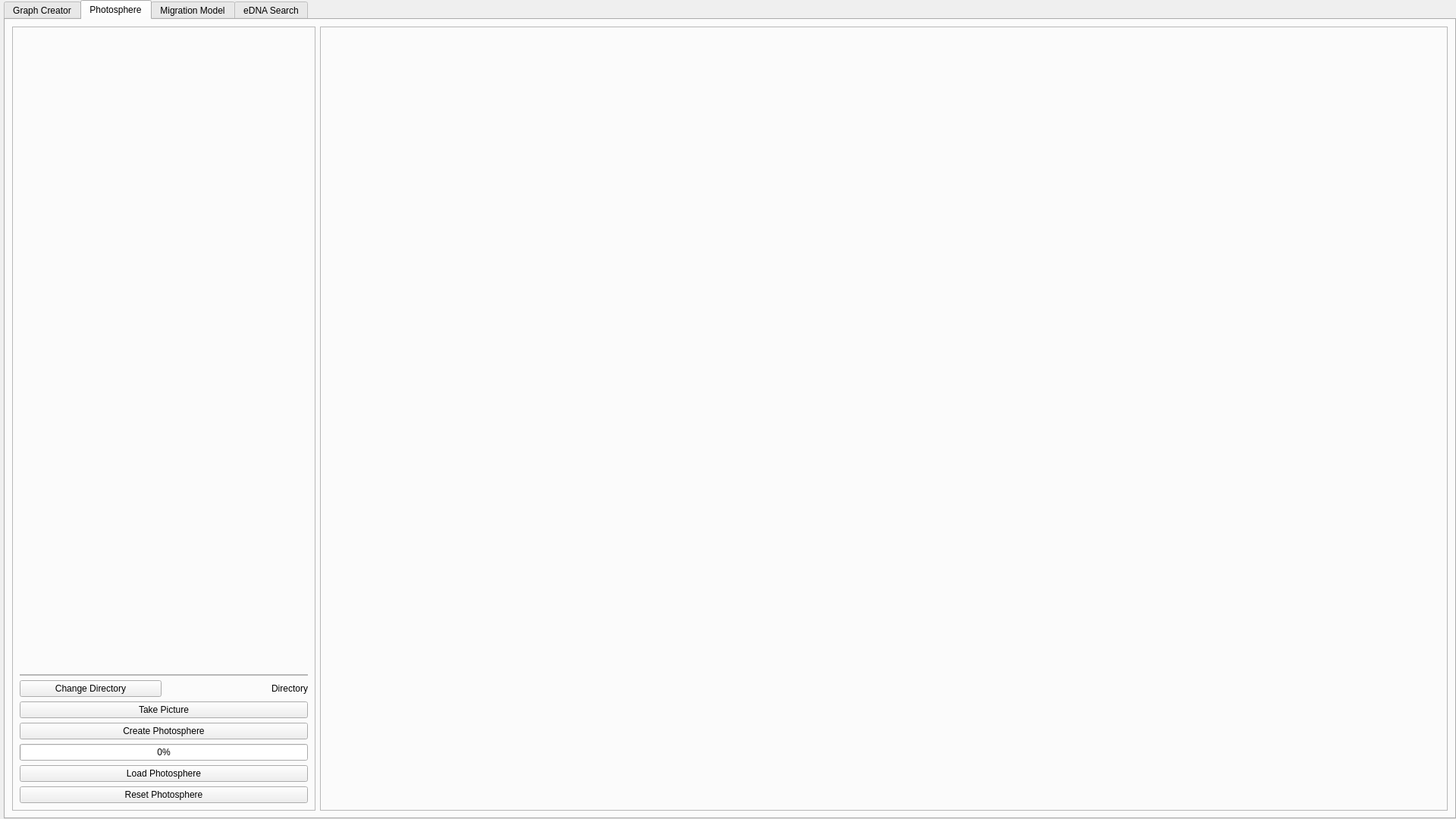
<?xml version="1.0" encoding="UTF-8"?>
<ui version="4.0">
 <class>grapher</class>
 <widget class="QFrame" name="grapher">
  <property name="geometry">
   <rect>
    <x>0</x>
    <y>0</y>
    <width>1920</width>
    <height>1080</height>
   </rect>
  </property>
  <property name="windowTitle">
   <string>Grapher</string>
  </property>
  <layout class="QGridLayout" name="gridLayout_2" rowstretch="0" columnstretch="0">
   <property name="leftMargin">
    <number>5</number>
   </property>
   <property name="topMargin">
    <number>0</number>
   </property>
   <property name="rightMargin">
    <number>0</number>
   </property>
   <property name="bottomMargin">
    <number>0</number>
   </property>
   <item row="0" column="0">
    <widget class="QTabWidget" name="TabWidget">
     <property name="currentIndex">
      <number>1</number>
     </property>
     <property name="movable">
      <bool>true</bool>
     </property>
     <widget class="QWidget" name="Graphing">
      <attribute name="title">
       <string>Graph Creator</string>
      </attribute>
      <layout class="QGridLayout" name="gridLayout">
       <item row="0" column="2">
        <widget class="QTabWidget" name="Graphs">
         <property name="currentIndex">
          <number>0</number>
         </property>
         <widget class="QWidget" name="tab">
          <attribute name="title">
           <string>Tab 1</string>
          </attribute>
         </widget>
         <widget class="QWidget" name="tab_2">
          <property name="enabled">
           <bool>true</bool>
          </property>
          <attribute name="title">
           <string>Tab 2</string>
          </attribute>
         </widget>
        </widget>
       </item>
       <item row="0" column="0">
        <widget class="QFrame" name="GrapherProperties">
         <property name="sizePolicy">
          <sizepolicy hsizetype="Maximum" vsizetype="Preferred">
           <horstretch>0</horstretch>
           <verstretch>0</verstretch>
          </sizepolicy>
         </property>
         <property name="minimumSize">
          <size>
           <width>350</width>
           <height>0</height>
          </size>
         </property>
         <property name="maximumSize">
          <size>
           <width>400</width>
           <height>16777215</height>
          </size>
         </property>
         <property name="frameShape">
          <enum>QFrame::Shape::StyledPanel</enum>
         </property>
         <property name="frameShadow">
          <enum>QFrame::Shadow::Raised</enum>
         </property>
         <layout class="QGridLayout" name="gridLayout_7">
          <property name="leftMargin">
           <number>4</number>
          </property>
          <property name="topMargin">
           <number>4</number>
          </property>
          <property name="rightMargin">
           <number>4</number>
          </property>
          <property name="bottomMargin">
           <number>4</number>
          </property>
          <item row="12" column="0" colspan="2">
           <widget class="QFrame" name="ZAxisSelector">
            <property name="sizePolicy">
             <sizepolicy hsizetype="Preferred" vsizetype="Minimum">
              <horstretch>0</horstretch>
              <verstretch>0</verstretch>
             </sizepolicy>
            </property>
            <property name="frameShape">
             <enum>QFrame::Shape::StyledPanel</enum>
            </property>
            <property name="frameShadow">
             <enum>QFrame::Shadow::Raised</enum>
            </property>
            <layout class="QGridLayout" name="gridLayout_13">
             <property name="leftMargin">
              <number>0</number>
             </property>
             <property name="topMargin">
              <number>0</number>
             </property>
             <property name="rightMargin">
              <number>0</number>
             </property>
             <property name="bottomMargin">
              <number>0</number>
             </property>
             <property name="spacing">
              <number>0</number>
             </property>
             <item row="0" column="0">
              <widget class="QLabel" name="label_3">
               <property name="sizePolicy">
                <sizepolicy hsizetype="Fixed" vsizetype="Preferred">
                 <horstretch>0</horstretch>
                 <verstretch>0</verstretch>
                </sizepolicy>
               </property>
               <property name="text">
                <string>Z Axis:</string>
               </property>
              </widget>
             </item>
             <item row="0" column="1">
              <widget class="QFrame" name="ZAxisComboContainer">
               <property name="sizePolicy">
                <sizepolicy hsizetype="Preferred" vsizetype="Minimum">
                 <horstretch>0</horstretch>
                 <verstretch>0</verstretch>
                </sizepolicy>
               </property>
               <property name="frameShape">
                <enum>QFrame::Shape::StyledPanel</enum>
               </property>
               <property name="frameShadow">
                <enum>QFrame::Shadow::Raised</enum>
               </property>
               <layout class="QGridLayout" name="gridLayout_17">
                <property name="leftMargin">
                 <number>0</number>
                </property>
                <property name="topMargin">
                 <number>0</number>
                </property>
                <property name="rightMargin">
                 <number>0</number>
                </property>
                <property name="bottomMargin">
                 <number>0</number>
                </property>
                <property name="spacing">
                 <number>0</number>
                </property>
               </layout>
              </widget>
             </item>
            </layout>
           </widget>
          </item>
          <item row="4" column="0" colspan="2">
           <widget class="QPushButton" name="StartRecording">
            <property name="text">
             <string>Start New Recording</string>
            </property>
           </widget>
          </item>
          <item row="8" column="0" colspan="2">
           <widget class="QFrame" name="InputRecordingContainer">
            <property name="sizePolicy">
             <sizepolicy hsizetype="Preferred" vsizetype="Minimum">
              <horstretch>0</horstretch>
              <verstretch>0</verstretch>
             </sizepolicy>
            </property>
            <property name="frameShape">
             <enum>QFrame::Shape::StyledPanel</enum>
            </property>
            <property name="frameShadow">
             <enum>QFrame::Shadow::Raised</enum>
            </property>
            <layout class="QGridLayout" name="gridLayout_14">
             <property name="leftMargin">
              <number>0</number>
             </property>
             <property name="topMargin">
              <number>0</number>
             </property>
             <property name="rightMargin">
              <number>0</number>
             </property>
             <property name="bottomMargin">
              <number>0</number>
             </property>
             <property name="horizontalSpacing">
              <number>4</number>
             </property>
             <property name="verticalSpacing">
              <number>0</number>
             </property>
             <item row="0" column="0">
              <widget class="QLabel" name="label_4">
               <property name="sizePolicy">
                <sizepolicy hsizetype="Fixed" vsizetype="Preferred">
                 <horstretch>0</horstretch>
                 <verstretch>0</verstretch>
                </sizepolicy>
               </property>
               <property name="text">
                <string>Input Recording:</string>
               </property>
              </widget>
             </item>
             <item row="0" column="1">
              <widget class="QFrame" name="InputRecordingComboContainer">
               <property name="sizePolicy">
                <sizepolicy hsizetype="Preferred" vsizetype="Minimum">
                 <horstretch>0</horstretch>
                 <verstretch>0</verstretch>
                </sizepolicy>
               </property>
               <property name="maximumSize">
                <size>
                 <width>16777215</width>
                 <height>16777215</height>
                </size>
               </property>
               <property name="frameShape">
                <enum>QFrame::Shape::StyledPanel</enum>
               </property>
               <property name="frameShadow">
                <enum>QFrame::Shadow::Raised</enum>
               </property>
               <layout class="QGridLayout" name="gridLayout_9">
                <property name="leftMargin">
                 <number>0</number>
                </property>
                <property name="topMargin">
                 <number>0</number>
                </property>
                <property name="rightMargin">
                 <number>0</number>
                </property>
                <property name="bottomMargin">
                 <number>0</number>
                </property>
               </layout>
              </widget>
             </item>
            </layout>
           </widget>
          </item>
          <item row="10" column="0" colspan="2">
           <widget class="QFrame" name="XAxisSelector">
            <property name="sizePolicy">
             <sizepolicy hsizetype="Preferred" vsizetype="Minimum">
              <horstretch>0</horstretch>
              <verstretch>0</verstretch>
             </sizepolicy>
            </property>
            <property name="frameShape">
             <enum>QFrame::Shape::StyledPanel</enum>
            </property>
            <property name="frameShadow">
             <enum>QFrame::Shadow::Raised</enum>
            </property>
            <layout class="QGridLayout" name="gridLayout_11">
             <property name="leftMargin">
              <number>0</number>
             </property>
             <property name="topMargin">
              <number>0</number>
             </property>
             <property name="rightMargin">
              <number>0</number>
             </property>
             <property name="bottomMargin">
              <number>0</number>
             </property>
             <property name="spacing">
              <number>0</number>
             </property>
             <item row="0" column="0">
              <widget class="QLabel" name="label">
               <property name="sizePolicy">
                <sizepolicy hsizetype="Fixed" vsizetype="Preferred">
                 <horstretch>0</horstretch>
                 <verstretch>0</verstretch>
                </sizepolicy>
               </property>
               <property name="text">
                <string>X Axis:</string>
               </property>
              </widget>
             </item>
             <item row="0" column="1">
              <widget class="QFrame" name="XAxisComboContainer">
               <property name="sizePolicy">
                <sizepolicy hsizetype="Preferred" vsizetype="Minimum">
                 <horstretch>0</horstretch>
                 <verstretch>0</verstretch>
                </sizepolicy>
               </property>
               <property name="frameShape">
                <enum>QFrame::Shape::StyledPanel</enum>
               </property>
               <property name="frameShadow">
                <enum>QFrame::Shadow::Raised</enum>
               </property>
               <layout class="QGridLayout" name="gridLayout_15">
                <property name="leftMargin">
                 <number>0</number>
                </property>
                <property name="topMargin">
                 <number>0</number>
                </property>
                <property name="rightMargin">
                 <number>0</number>
                </property>
                <property name="bottomMargin">
                 <number>0</number>
                </property>
                <property name="spacing">
                 <number>0</number>
                </property>
               </layout>
              </widget>
             </item>
            </layout>
           </widget>
          </item>
          <item row="11" column="0" colspan="2">
           <widget class="QFrame" name="YAxisSelector">
            <property name="sizePolicy">
             <sizepolicy hsizetype="Preferred" vsizetype="Minimum">
              <horstretch>0</horstretch>
              <verstretch>0</verstretch>
             </sizepolicy>
            </property>
            <property name="frameShape">
             <enum>QFrame::Shape::StyledPanel</enum>
            </property>
            <property name="frameShadow">
             <enum>QFrame::Shadow::Raised</enum>
            </property>
            <layout class="QGridLayout" name="gridLayout_12">
             <property name="leftMargin">
              <number>0</number>
             </property>
             <property name="topMargin">
              <number>0</number>
             </property>
             <property name="rightMargin">
              <number>0</number>
             </property>
             <property name="bottomMargin">
              <number>0</number>
             </property>
             <property name="spacing">
              <number>0</number>
             </property>
             <item row="0" column="0">
              <widget class="QLabel" name="label_2">
               <property name="sizePolicy">
                <sizepolicy hsizetype="Fixed" vsizetype="Preferred">
                 <horstretch>0</horstretch>
                 <verstretch>0</verstretch>
                </sizepolicy>
               </property>
               <property name="text">
                <string>Y Axis:</string>
               </property>
              </widget>
             </item>
             <item row="0" column="1">
              <widget class="QFrame" name="YAxisComboContainer">
               <property name="sizePolicy">
                <sizepolicy hsizetype="Preferred" vsizetype="Minimum">
                 <horstretch>0</horstretch>
                 <verstretch>0</verstretch>
                </sizepolicy>
               </property>
               <property name="frameShape">
                <enum>QFrame::Shape::StyledPanel</enum>
               </property>
               <property name="frameShadow">
                <enum>QFrame::Shadow::Raised</enum>
               </property>
               <layout class="QGridLayout" name="gridLayout_16">
                <property name="leftMargin">
                 <number>0</number>
                </property>
                <property name="topMargin">
                 <number>0</number>
                </property>
                <property name="rightMargin">
                 <number>0</number>
                </property>
                <property name="bottomMargin">
                 <number>0</number>
                </property>
                <property name="spacing">
                 <number>0</number>
                </property>
               </layout>
              </widget>
             </item>
            </layout>
           </widget>
          </item>
          <item row="17" column="0" colspan="2">
           <widget class="QPushButton" name="CreateNewGraph">
            <property name="sizePolicy">
             <sizepolicy hsizetype="Preferred" vsizetype="Fixed">
              <horstretch>0</horstretch>
              <verstretch>0</verstretch>
             </sizepolicy>
            </property>
            <property name="minimumSize">
             <size>
              <width>0</width>
              <height>0</height>
             </size>
            </property>
            <property name="text">
             <string>Create New Graph</string>
            </property>
           </widget>
          </item>
          <item row="2" column="0" colspan="2">
           <widget class="QFrame" name="RecordedFieldsContainer">
            <property name="sizePolicy">
             <sizepolicy hsizetype="Preferred" vsizetype="Maximum">
              <horstretch>0</horstretch>
              <verstretch>0</verstretch>
             </sizepolicy>
            </property>
            <property name="frameShape">
             <enum>QFrame::Shape::StyledPanel</enum>
            </property>
            <property name="frameShadow">
             <enum>QFrame::Shadow::Raised</enum>
            </property>
            <layout class="QGridLayout" name="gridLayout_10">
             <property name="leftMargin">
              <number>0</number>
             </property>
             <property name="topMargin">
              <number>0</number>
             </property>
             <property name="rightMargin">
              <number>0</number>
             </property>
             <property name="bottomMargin">
              <number>0</number>
             </property>
             <property name="spacing">
              <number>0</number>
             </property>
            </layout>
           </widget>
          </item>
          <item row="6" column="0">
           <widget class="QCheckBox" name="LiveGraph">
            <property name="sizePolicy">
             <sizepolicy hsizetype="Fixed" vsizetype="Fixed">
              <horstretch>0</horstretch>
              <verstretch>0</verstretch>
             </sizepolicy>
            </property>
            <property name="text">
             <string>Live Graph</string>
            </property>
           </widget>
          </item>
          <item row="6" column="1">
           <widget class="QFrame" name="GraphTypeContainer">
            <property name="frameShape">
             <enum>QFrame::Shape::StyledPanel</enum>
            </property>
            <property name="frameShadow">
             <enum>QFrame::Shadow::Raised</enum>
            </property>
            <layout class="QGridLayout" name="gridLayout_18">
             <property name="leftMargin">
              <number>0</number>
             </property>
             <property name="topMargin">
              <number>0</number>
             </property>
             <property name="rightMargin">
              <number>0</number>
             </property>
             <property name="bottomMargin">
              <number>0</number>
             </property>
             <property name="spacing">
              <number>0</number>
             </property>
            </layout>
           </widget>
          </item>
         </layout>
        </widget>
       </item>
      </layout>
     </widget>
     <widget class="QWidget" name="Photosphere">
      <attribute name="title">
       <string>Photosphere</string>
      </attribute>
      <layout class="QGridLayout" name="gridLayout_4">
       <item row="0" column="1">
        <widget class="QFrame" name="PhotosphereOpenGLContainer">
         <property name="frameShape">
          <enum>QFrame::Shape::StyledPanel</enum>
         </property>
         <property name="frameShadow">
          <enum>QFrame::Shadow::Raised</enum>
         </property>
         <layout class="QGridLayout" name="gridLayout_8"/>
        </widget>
       </item>
       <item row="0" column="0">
        <widget class="QFrame" name="PhotosphereSettings">
         <property name="maximumSize">
          <size>
           <width>400</width>
           <height>16777215</height>
          </size>
         </property>
         <property name="frameShape">
          <enum>QFrame::Shape::StyledPanel</enum>
         </property>
         <property name="frameShadow">
          <enum>QFrame::Shadow::Raised</enum>
         </property>
         <layout class="QGridLayout" name="gridLayout_19">
          <item row="3" column="2">
           <widget class="QLabel" name="PhotospherePictureDirectory">
            <property name="text">
             <string>Directory</string>
            </property>
            <property name="alignment">
             <set>Qt::AlignmentFlag::AlignRight|Qt::AlignmentFlag::AlignTrailing|Qt::AlignmentFlag::AlignVCenter</set>
            </property>
            <property name="wordWrap">
             <bool>true</bool>
            </property>
           </widget>
          </item>
          <item row="3" column="1">
           <widget class="QPushButton" name="PhotospherePictureDirectoryButton">
            <property name="text">
             <string>Change Directory</string>
            </property>
           </widget>
          </item>
          <item row="5" column="1" colspan="2">
           <widget class="QPushButton" name="CreatePhotosphereButton">
            <property name="text">
             <string>Create Photosphere</string>
            </property>
           </widget>
          </item>
          <item row="8" column="1" colspan="2">
           <widget class="QPushButton" name="ResetPhotosphere">
            <property name="text">
             <string>Reset Photosphere</string>
            </property>
           </widget>
          </item>
          <item row="4" column="1" colspan="2">
           <widget class="QPushButton" name="PhotospherePicture">
            <property name="text">
             <string>Take Picture</string>
            </property>
           </widget>
          </item>
          <item row="6" column="1" colspan="2">
           <widget class="QProgressBar" name="PhotosphereCreationProgress">
            <property name="value">
             <number>0</number>
            </property>
           </widget>
          </item>
          <item row="2" column="1" colspan="2">
           <widget class="QFrame" name="PhotosphereCameraSelectContainer">
            <property name="sizePolicy">
             <sizepolicy hsizetype="Preferred" vsizetype="Minimum">
              <horstretch>0</horstretch>
              <verstretch>0</verstretch>
             </sizepolicy>
            </property>
            <property name="frameShape">
             <enum>QFrame::Shape::StyledPanel</enum>
            </property>
            <property name="frameShadow">
             <enum>QFrame::Shadow::Raised</enum>
            </property>
            <layout class="QGridLayout" name="gridLayout_20">
             <property name="leftMargin">
              <number>0</number>
             </property>
             <property name="topMargin">
              <number>0</number>
             </property>
             <property name="rightMargin">
              <number>0</number>
             </property>
             <property name="bottomMargin">
              <number>0</number>
             </property>
             <property name="spacing">
              <number>0</number>
             </property>
            </layout>
           </widget>
          </item>
          <item row="0" column="1" colspan="2">
           <spacer name="verticalSpacer_4">
            <property name="orientation">
             <enum>Qt::Orientation::Vertical</enum>
            </property>
            <property name="sizeHint" stdset="0">
             <size>
              <width>20</width>
              <height>40</height>
             </size>
            </property>
           </spacer>
          </item>
          <item row="7" column="1" colspan="2">
           <widget class="QPushButton" name="LoadPhotosphere">
            <property name="text">
             <string>Load Photosphere</string>
            </property>
           </widget>
          </item>
         </layout>
        </widget>
       </item>
      </layout>
     </widget>
     <widget class="QWidget" name="Migration">
      <attribute name="title">
       <string>Migration Model</string>
      </attribute>
      <layout class="QGridLayout" name="gridLayout_3">
       <item row="0" column="0">
        <widget class="QFrame" name="ModelCustomisation">
         <property name="sizePolicy">
          <sizepolicy hsizetype="Maximum" vsizetype="Maximum">
           <horstretch>0</horstretch>
           <verstretch>0</verstretch>
          </sizepolicy>
         </property>
         <property name="frameShape">
          <enum>QFrame::Shape::StyledPanel</enum>
         </property>
         <property name="frameShadow">
          <enum>QFrame::Shadow::Raised</enum>
         </property>
         <layout class="QGridLayout" name="gridLayout_3">
          <item row="3" column="1">
           <widget class="QLineEdit" name="Area4Year">
            <property name="cursor">
             <cursorShape>ArrowCursor</cursorShape>
            </property>
            <property name="inputMask">
             <string/>
            </property>
            <property name="maxLength">
             <number>32767</number>
            </property>
            <property name="placeholderText">
             <string>N/A</string>
            </property>
            <property name="cursorMoveStyle">
             <enum>Qt::CursorMoveStyle::VisualMoveStyle</enum>
            </property>
            <property name="clearButtonEnabled">
             <bool>false</bool>
            </property>
           </widget>
          </item>
          <item row="5" column="0" colspan="6">
           <widget class="QPushButton" name="MigrationModelButton">
            <property name="text">
             <string>Generate Model</string>
            </property>
           </widget>
          </item>
          <item row="3" column="0">
           <widget class="QLabel" name="label_8">
            <property name="text">
             <string>Area 4</string>
            </property>
           </widget>
          </item>
          <item row="2" column="1">
           <widget class="QLineEdit" name="Area3Year">
            <property name="cursor">
             <cursorShape>ArrowCursor</cursorShape>
            </property>
            <property name="inputMask">
             <string/>
            </property>
            <property name="maxLength">
             <number>32767</number>
            </property>
            <property name="placeholderText">
             <string>N/A</string>
            </property>
            <property name="cursorMoveStyle">
             <enum>Qt::CursorMoveStyle::VisualMoveStyle</enum>
            </property>
            <property name="clearButtonEnabled">
             <bool>false</bool>
            </property>
           </widget>
          </item>
          <item row="0" column="0">
           <widget class="QLabel" name="label_5">
            <property name="text">
             <string>Area 1</string>
            </property>
           </widget>
          </item>
          <item row="1" column="1">
           <widget class="QLineEdit" name="Area2Year">
            <property name="cursor">
             <cursorShape>ArrowCursor</cursorShape>
            </property>
            <property name="inputMask">
             <string/>
            </property>
            <property name="maxLength">
             <number>32767</number>
            </property>
            <property name="placeholderText">
             <string>N/A</string>
            </property>
            <property name="cursorMoveStyle">
             <enum>Qt::CursorMoveStyle::VisualMoveStyle</enum>
            </property>
            <property name="clearButtonEnabled">
             <bool>false</bool>
            </property>
           </widget>
          </item>
          <item row="0" column="1">
           <widget class="QLineEdit" name="Area1Year">
            <property name="cursor">
             <cursorShape>ArrowCursor</cursorShape>
            </property>
            <property name="inputMask">
             <string/>
            </property>
            <property name="maxLength">
             <number>32767</number>
            </property>
            <property name="echoMode">
             <enum>QLineEdit::EchoMode::Normal</enum>
            </property>
            <property name="placeholderText">
             <string>N/A</string>
            </property>
            <property name="cursorMoveStyle">
             <enum>Qt::CursorMoveStyle::LogicalMoveStyle</enum>
            </property>
            <property name="clearButtonEnabled">
             <bool>false</bool>
            </property>
           </widget>
          </item>
          <item row="2" column="0">
           <widget class="QLabel" name="label_7">
            <property name="text">
             <string>Area 3</string>
            </property>
           </widget>
          </item>
          <item row="1" column="0">
           <widget class="QLabel" name="label_6">
            <property name="text">
             <string>Area 2</string>
            </property>
           </widget>
          </item>
          <item row="4" column="0">
           <widget class="QLabel" name="label_9">
            <property name="text">
             <string>Area 5</string>
            </property>
           </widget>
          </item>
          <item row="4" column="1">
           <widget class="QLineEdit" name="Area5Year">
            <property name="cursor">
             <cursorShape>ArrowCursor</cursorShape>
            </property>
            <property name="inputMask">
             <string/>
            </property>
            <property name="maxLength">
             <number>32767</number>
            </property>
            <property name="placeholderText">
             <string>N/A</string>
            </property>
            <property name="cursorMoveStyle">
             <enum>Qt::CursorMoveStyle::VisualMoveStyle</enum>
            </property>
            <property name="clearButtonEnabled">
             <bool>false</bool>
            </property>
           </widget>
          </item>
         </layout>
        </widget>
       </item>
       <item row="0" column="1">
        <widget class="QGraphicsView" name="VideoContainer"/>
       </item>
      </layout>
     </widget>
     <widget class="QWidget" name="eDNA">
      <attribute name="title">
       <string>eDNA Search</string>
      </attribute>
      <layout class="QGridLayout" name="gridLayout_5">
       <item row="2" column="1">
        <widget class="QTableWidget" name="eDNAResults">
         <property name="enabled">
          <bool>true</bool>
         </property>
         <property name="sizePolicy">
          <sizepolicy hsizetype="Expanding" vsizetype="Expanding">
           <horstretch>0</horstretch>
           <verstretch>0</verstretch>
          </sizepolicy>
         </property>
         <property name="sizeAdjustPolicy">
          <enum>QAbstractScrollArea::SizeAdjustPolicy::AdjustIgnored</enum>
         </property>
         <property name="editTriggers">
          <set>QAbstractItemView::EditTrigger::NoEditTriggers</set>
         </property>
         <property name="tabKeyNavigation">
          <bool>false</bool>
         </property>
         <property name="showDropIndicator" stdset="0">
          <bool>false</bool>
         </property>
         <property name="dragDropOverwriteMode">
          <bool>false</bool>
         </property>
         <property name="alternatingRowColors">
          <bool>false</bool>
         </property>
         <property name="selectionMode">
          <enum>QAbstractItemView::SelectionMode::NoSelection</enum>
         </property>
         <property name="showGrid">
          <bool>true</bool>
         </property>
         <property name="gridStyle">
          <enum>Qt::PenStyle::SolidLine</enum>
         </property>
         <property name="rowCount">
          <number>10</number>
         </property>
         <property name="columnCount">
          <number>3</number>
         </property>
         <attribute name="horizontalHeaderVisible">
          <bool>true</bool>
         </attribute>
         <attribute name="horizontalHeaderHighlightSections">
          <bool>false</bool>
         </attribute>
         <attribute name="horizontalHeaderStretchLastSection">
          <bool>false</bool>
         </attribute>
         <attribute name="verticalHeaderVisible">
          <bool>false</bool>
         </attribute>
         <attribute name="verticalHeaderCascadingSectionResizes">
          <bool>false</bool>
         </attribute>
         <attribute name="verticalHeaderStretchLastSection">
          <bool>false</bool>
         </attribute>
         <row/>
         <row/>
         <row/>
         <row/>
         <row/>
         <row/>
         <row/>
         <row/>
         <row/>
         <row/>
         <column>
          <property name="text">
           <string>Sample</string>
          </property>
         </column>
         <column>
          <property name="text">
           <string>Score</string>
          </property>
         </column>
         <column>
          <property name="text">
           <string>Classification</string>
          </property>
         </column>
        </widget>
       </item>
       <item row="2" column="0">
        <layout class="QGridLayout" name="gridLayout_6">
         <property name="rightMargin">
          <number>0</number>
         </property>
         <item row="6" column="0" colspan="2">
          <spacer name="verticalSpacer_2">
           <property name="orientation">
            <enum>Qt::Orientation::Vertical</enum>
           </property>
           <property name="sizeHint" stdset="0">
            <size>
             <width>20</width>
             <height>40</height>
            </size>
           </property>
          </spacer>
         </item>
         <item row="4" column="0" colspan="2">
          <widget class="QProgressBar" name="eDNAProgress">
           <property name="enabled">
            <bool>true</bool>
           </property>
           <property name="value">
            <number>0</number>
           </property>
          </widget>
         </item>
         <item row="3" column="0" colspan="2" alignment="Qt::AlignmentFlag::AlignHCenter">
          <widget class="QPushButton" name="eDNAButton">
           <property name="sizePolicy">
            <sizepolicy hsizetype="Fixed" vsizetype="Fixed">
             <horstretch>0</horstretch>
             <verstretch>0</verstretch>
            </sizepolicy>
           </property>
           <property name="text">
            <string>Classify Unknown Samples</string>
           </property>
          </widget>
         </item>
         <item row="0" column="0" colspan="2">
          <spacer name="verticalSpacer">
           <property name="orientation">
            <enum>Qt::Orientation::Vertical</enum>
           </property>
           <property name="sizeHint" stdset="0">
            <size>
             <width>500</width>
             <height>40</height>
            </size>
           </property>
          </spacer>
         </item>
         <item row="2" column="1">
          <widget class="QLabel" name="UnknownSampleFolderPath">
           <property name="text">
            <string>:/</string>
           </property>
          </widget>
         </item>
         <item row="2" column="0">
          <widget class="QPushButton" name="UnknownSampleFolderSelect">
           <property name="text">
            <string>Select Unknown Sample Folder</string>
           </property>
          </widget>
         </item>
         <item row="1" column="0">
          <widget class="QPushButton" name="eDNADatabaseSelect">
           <property name="text">
            <string>Select eDNA Database</string>
           </property>
          </widget>
         </item>
         <item row="1" column="1">
          <widget class="QLabel" name="eDNADatabasePath">
           <property name="text">
            <string>:/</string>
           </property>
          </widget>
         </item>
         <item row="5" column="0" colspan="2">
          <spacer name="verticalSpacer_3">
           <property name="orientation">
            <enum>Qt::Orientation::Vertical</enum>
           </property>
           <property name="sizeHint" stdset="0">
            <size>
             <width>20</width>
             <height>40</height>
            </size>
           </property>
          </spacer>
         </item>
        </layout>
       </item>
      </layout>
     </widget>
    </widget>
   </item>
  </layout>
 </widget>
 <tabstops>
  <tabstop>Area1Year</tabstop>
  <tabstop>Area2Year</tabstop>
  <tabstop>Area3Year</tabstop>
  <tabstop>Area4Year</tabstop>
  <tabstop>Area5Year</tabstop>
  <tabstop>MigrationModelButton</tabstop>
  <tabstop>eDNADatabaseSelect</tabstop>
  <tabstop>UnknownSampleFolderSelect</tabstop>
  <tabstop>eDNAButton</tabstop>
  <tabstop>eDNAResults</tabstop>
  <tabstop>VideoContainer</tabstop>
 </tabstops>
 <resources/>
 <connections/>
</ui>
